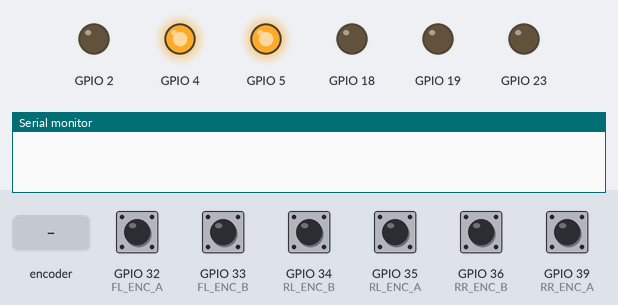
Bench run of a sketch on a simulated ESP32. On the bench: output pins drawn as LEDs (lit = HIGH), the last lines printed to the serial monitor. The test bench sets the inputs (shaded band); at power-on: GPIO 32 (FL_ENC_A), GPIO 33 (FL_ENC_B), GPIO 34 (RL_ENC_B), GPIO 35 (RL_ENC_A), GPIO 36 (RR_ENC_B), GPIO 39 (RR_ENC_A) HIGH.

Above: at 0.05 s.
At 1.25 s:
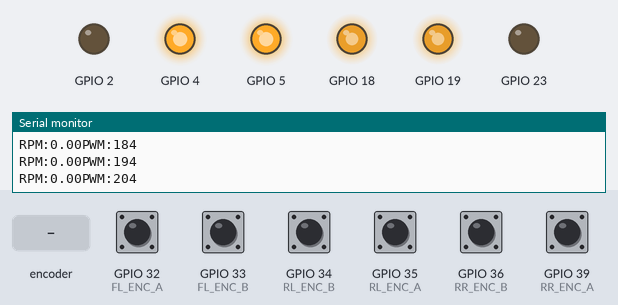
1.3 s: rotary encoder on GPIO 32 (FL_ENC_A) / GPIO 34 (RL_ENC_B) turned 1 step (first pin leading)
At 3.1 s:
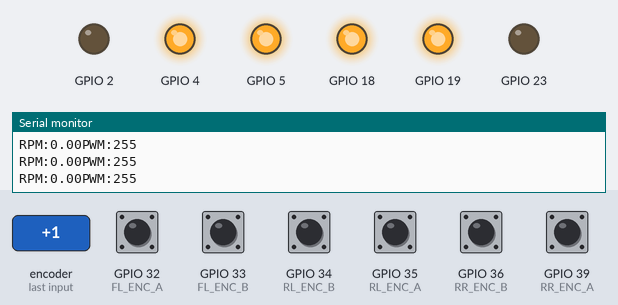
Timing chart, 0 to 4.6 s (numbered marks = the images above; inputs shaded):
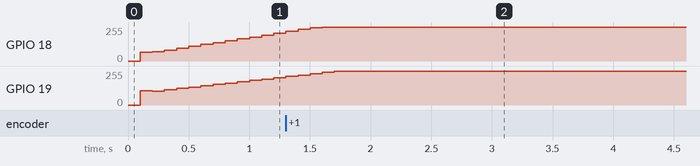

The sketch:

kontrol_motor_with_encoder.ino
```cpp
// ===== RL =====
#define RL_PWM   18
#define RL_IN1   5
#define RL_IN2   4
#define RL_ENC_A 35
#define RL_ENC_B 34

// ===== RR =====
#define RR_PWM   19
#define RR_IN1   2
#define RR_IN2   23
#define RR_ENC_A 39
#define RR_ENC_B 36

// // ===== FR =====
// #define FR_PWM   21
// #define FR_IN1   26
// #define FR_IN2   27
// #define FR_ENC_A 25
// #define FR_ENC_B 15

// // ===== FL =====
// #define FL_PWM   22
// #define FL_IN1   14
// #define FL_IN2   13
// #define FL_ENC_A 33
// #define FL_ENC_B 32

// ==================
// MOTOR DEPAN
// ==================

// ===== FR =====
#define FR_PWM   18
#define FR_IN1   4
#define FR_IN2   2
#define FR_ENC_A 34
#define FR_ENC_B 35

// ===== FL =====
#define FL_PWM   19
#define FL_IN1   5
#define FL_IN2   23
#define FL_ENC_A 32
#define FL_ENC_B 33

// =========================
// Struktur Motor
// =========================
struct Motor {
  int pwmPin;
  int in1;
  int in2;

  int encA;
  int encB;

  volatile long encoderCount;
  volatile int lastEncoded;

  long lastCount;

  float ppr;

  float setpoint;
  float rpm;

  float Kp;
  float Ki;
  float Kd;

  float error;
  float lastError;
  float integral;
  float derivative;

  float control;

  int pwmOutput;
};

// =========================
// Konfigurasi Motor
// =========================

Motor RL = {
  RL_PWM, RL_IN1, RL_IN2,
  RL_ENC_A, RL_ENC_B,
  0, 0,
  0,
  1001,
  40.0,
  0,
  0.1, 8.5, 0.03,
  0, 0, 0, 0,
  0,
  0
};

Motor RR = {
  RR_PWM, RR_IN1, RR_IN2,
  RR_ENC_A, RR_ENC_B,
  0, 0,
  0,
  1420,
  40.0,
  0,
  0.1, 8.5, 0.03,
  0, 0, 0, 0,
  0,
  0
};

Motor FR = {
  FR_PWM, FR_IN1, FR_IN2,
  FR_ENC_A, FR_ENC_B,
  0, 0,
  0,
  1001,
  40.0,
  0,
  1.0, 3.5, 0.03,
  0, 0, 0, 0,
  0,
  0
};

Motor FL = {
  FL_PWM, FL_IN1, FL_IN2,
  FL_ENC_A, FL_ENC_B,
  0, 0,
  0,
  1001,
  40.0,
  0,
  2.1, 2.5, 0.03,
  0, 0, 0, 0,
  0,
  0
};

// =========================
// ISR Encoder
// =========================

void updateEncoder(Motor &m) {
  int A = digitalRead(m.encA);
  int B = digitalRead(m.encB);

  int encoded = (A << 1) | B;
  int sum = (m.lastEncoded << 2) | encoded;

  if (sum == 0b1101 || sum == 0b0100 || sum == 0b0010 || sum == 0b1011)
    m.encoderCount++;

  if (sum == 0b1110 || sum == 0b0111 || sum == 0b0001 || sum == 0b1000)
    m.encoderCount--;

  m.lastEncoded = encoded;
}

// ISR tiap motor
void IRAM_ATTR encoderRL() {
  updateEncoder(RL);
}

void IRAM_ATTR encoderRR() {
  updateEncoder(RR);
}

void IRAM_ATTR encoderFR() {
  updateEncoder(FR);
}

void IRAM_ATTR encoderFL() {
  updateEncoder(FL);
}

// =========================
// PID Motor
// =========================

void updateMotorPID(Motor &m, float dt) {

  long delta = m.encoderCount - m.lastCount;
  m.lastCount = m.encoderCount;

  m.rpm = (delta * 600.0) / m.ppr;

  m.error = m.setpoint - m.rpm;

  m.integral += m.error * dt;
  m.integral = constrain(m.integral, -500, 500);

  m.derivative = (m.error - m.lastError) / dt;

  m.control =
      (m.Kp * m.error) +
      (m.Ki * m.integral) +
      (m.Kd * m.derivative);

  m.pwmOutput = constrain(m.control, 0, 255);

  analogWrite(m.pwmPin, m.pwmOutput);

  m.lastError = m.error;
}

// =========================
// Setup
// =========================

unsigned long lastTime = 0;
float dt = 0.1;

void setup() {

  Serial.begin(115200);

  Motor* motors[] = {&RL, &RR, &FR, &FL};

  for (int i = 0; i < 4; i++) {

    pinMode(motors[i]->encA, INPUT);
    pinMode(motors[i]->encB, INPUT);

    pinMode(motors[i]->pwmPin, OUTPUT);

    pinMode(motors[i]->in1, OUTPUT);
    pinMode(motors[i]->in2, OUTPUT);

    digitalWrite(motors[i]->in1, HIGH);
    digitalWrite(motors[i]->in2, LOW);
  }

  // Interrupt Encoder
  attachInterrupt(digitalPinToInterrupt(RL_ENC_A), encoderRL, CHANGE);
  attachInterrupt(digitalPinToInterrupt(RL_ENC_B), encoderRL, CHANGE);

  attachInterrupt(digitalPinToInterrupt(RR_ENC_A), encoderRR, CHANGE);
  attachInterrupt(digitalPinToInterrupt(RR_ENC_B), encoderRR, CHANGE);

  attachInterrupt(digitalPinToInterrupt(FR_ENC_A), encoderFR, CHANGE);
  attachInterrupt(digitalPinToInterrupt(FR_ENC_B), encoderFR, CHANGE);

  attachInterrupt(digitalPinToInterrupt(FL_ENC_A), encoderFL, CHANGE);
  attachInterrupt(digitalPinToInterrupt(FL_ENC_B), encoderFL, CHANGE);

  lastTime = millis();
}

// =========================
// Loop
// =========================

void loop() {

  unsigned long now = millis();

  if (now - lastTime >= 100) {

    updateMotorPID(RL, dt);
    updateMotorPID(RR, dt);
    updateMotorPID(FR, dt);
    updateMotorPID(FL, dt);

    // Serial.print("RL RPM:");
    // Serial.print(RL.rpm);
    // Serial.print(" PWM:");
    // Serial.print(RL.pwmOutput);

    // Serial.print(" | RR RPM:");
    // Serial.print(RR.rpm);
    // Serial.print(" PWM:");
    // Serial.print(RR.pwmOutput);

    // Serial.print(" | FR RPM:");
    Serial.print("RPM:");
    Serial.print(FL.rpm);
    Serial.print("PWM:");
    Serial.println(FL.pwmOutput);

    // Serial.print(" | FL RPM:");
    // Serial.print(FL.rpm);
    // Serial.print(" PWM:");
    // Serial.println(FL.pwmOutput);

    lastTime = now;
  }
}
```
